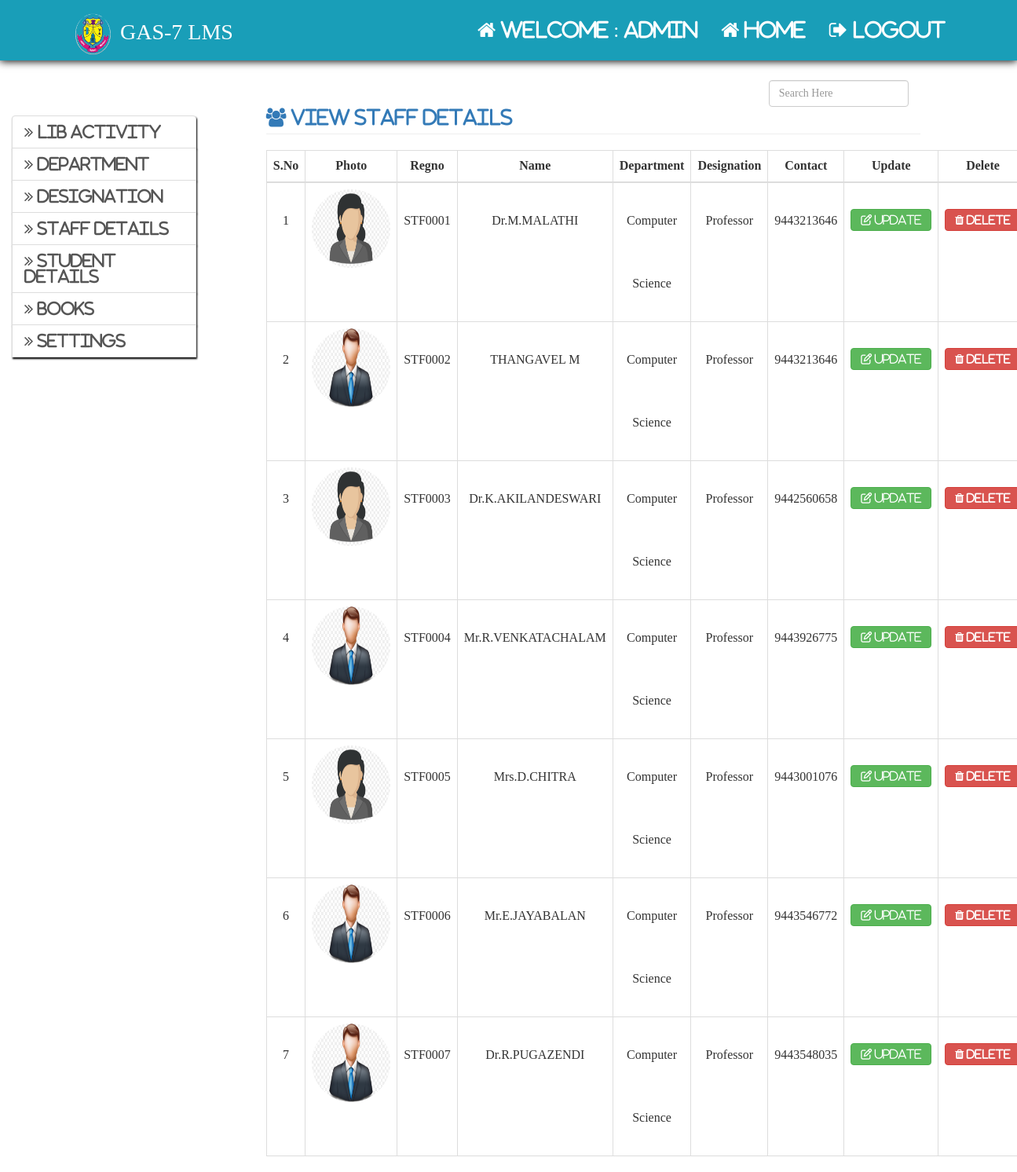
/admin/view_staff.php (signed in), run on the app's committed database.
### tables this page shows
CREATE TABLE `settings` (
  `id` int(11) NOT NULL AUTO_INCREMENT,
  `app_name` varchar(30) NOT NULL,
  `app_decp` varchar(300) DEFAULT NULL,
  `app_logo` varchar(80) NOT NULL,
  `smtp_host` varchar(33) NOT NULL,
  `smtp_port` varchar(10) NOT NULL,
  `smtp_user` varchar(30) NOT NULL,
  `smtp_pass` varchar(30) NOT NULL,
  `smtp_sec_type` enum('ssl','tls') NOT NULL,
  PRIMARY KEY (`id`)
);

CREATE TABLE `staff` (
  `sid` int(11) NOT NULL AUTO_INCREMENT,
  `regno` varchar(150) NOT NULL,
  `sname` varchar(150) NOT NULL,
  `semail` varchar(200) NOT NULL,
  `did` int(11) NOT NULL,
  `id` int(11) NOT NULL,
  `contact` varchar(150) NOT NULL,
  `gender` enum('male','female') NOT NULL,
  `image` varchar(300) NOT NULL,
  `role` char(20) NOT NULL,
  PRIMARY KEY (`sid`),
  KEY `id` (`id`),
  KEY `did` (`did`),
  CONSTRAINT `staff_ibfk_2` FOREIGN KEY (`id`) REFERENCES `designation` (`id`),
  CONSTRAINT `staff_ibfk_4` FOREIGN KEY (`did`) REFERENCES `department` (`did`) ON UPDATE NO ACTION
);

CREATE TABLE `staff_department` (
  `id` int(11) NOT NULL AUTO_INCREMENT,
  `s_d_name` varchar(64) NOT NULL,
  PRIMARY KEY (`id`)
);

CREATE TABLE `designation` (
  `id` int(11) NOT NULL AUTO_INCREMENT,
  `designation` varchar(150) NOT NULL,
  PRIMARY KEY (`id`)
);

### admin/view_staff.php (the view, shortened to what this page needs)
<?php
	include"../include/config.php";
?>
<html>
	<head>
		<?php
			include"../include/head.php";
		?>
	</head>
	<body>
		<?php include"admin_home_nav.php";?>
		<div class="col-md-3" style="margin-top:50px">
			<?php
				include"admin_sidenav.php";
			?>
		</div>
		<div class="col-md-8">
			<?php
						echo"
						<div class='form-group pull-right col-md-3'>
							<input type='text' class='form-control' id='search' placeholder='Search Here' style='margin-top:5px'>
							</div>
						";
				$qry="Select staff.sid, staff.regno, staff.sname, staff.did, staff.id, staff.contact,staff.gender,
  staff.image, designation.designation, staff_department.s_d_name
From staff Inner Join
  staff_department On staff.did = staff_department.id
  Inner Join
  designation On staff.id = designation.id order by staff.regno";
				$res=$con->query($qry);
				if($res->num_rows>0)
				{
					$i=1;
					echo"
					<div class='asset-inner'>
					<h3 class='page-header text-primary'><span class='fa fa-users'> View Staff Details</span></h3>
						";
						echo"
						<table class='table table-bordered'>
							<tr>
								<th><center>S.No 		</center></th>
								<th><center>Photo		</center></th>
								<th><center>Regno       </center></th>
								<th><center>Name	    </center></th>
								<th><center>Department  </center></th>
								<th><center>Designation </center></th>
								<th><center>Contact     </center></th>
								<th><center>Update    </center></th>
								<th><center>Delete     </center></th>
							</tr><tbody id='mytable'>
					";
					while($row=$res->fetch_assoc())
					{
						echo"
							<tr class='center'>
								<td>{$i}</td>";
						echo "<td><center><img class='img-circle'src='{$row["image"]}' height='100' width='100'></img></center></td>";
						echo "
								<td>{$row["regno"]}</td>
								<td>{$row["sname"]}</td>
								<td>{$row["s_d_name"]}</td>
								<td>{$row["designation"]}</td>
								<td>{$row["contact"]}</td>
								<td><a id='cen' href='update_staff.php?id={$row["sid"]}' class='btn btn-success'><i class='fa fa-edit'> Update</i></a></td>
								<td><a id='cen' href='staff_delete.php?id={$row["sid"]}' class='btn btn-danger'><i class='fa fa-trash'> Delete</i></a></td>
							</tr>
						";
						$i++;
						}
					echo"
						</table>
						</div>
					";
				} else{
						echo"<div class='alert alert-danger'>Record Not Found....!!!</div>";
				}
			?>
		</div>
	</body>
</html>

### admin/admin_home_nav.php
<nav class="navbar navbar-inverse navbar-fixed-top">
	<div class="container-fluid">
		<div class="navbar-header">
			<a class="navbar-brand"><i class=""><img src="../img/logo.png" width="55px"></i> <?php echo $row["app_name"]; ?></a>
		</div>
		<ul class="nav navbar-nav navbar-right">
			<li><a href="#"><span class="fa fa-home"> Welcome : <?php echo $_SESSION['aname']?></span></a></li>
			<li><a href="admin_home.php"><span class="fa fa-home"> Home</span></a></li>
			<li><a href="../logout.php"><span class="fa fa-sign-out"> Logout</span></a></li>
		</ul>
	</div>
</nav>

### css/style.css (style rules this page uses)
.navbar { position: relative; min-height: 75px; margin-bottom: 20px; border: 1px solid transparent; box-shadow: 0px 1px 10px black; }
.navbar-nav>li>a { padding-top: 25px; padding-bottom:25px; }
body { font-family:Times New Roman; font-size:20px; line-height: 1.42857143; color: #333; background-color: #fff; }
.navbar-inverse .navbar-nav>li>a { color: white; font-size:25px; }
.navbar-brand { float: left; height: 50px; padding: 15px 15px; font-size: 28px; line-height:1.7; }
.navbar-inverse .navbar-brand { color: white; }
.navbar>.container-fluid .navbar-brand { margin-left: 60px; }
.navbar-inverse { background-color:#199EB8; border-color:#199EB8; }
.navbar-right { float: right!important; margin-right: 60px; }

### admin/view_staff.php (style rules this page uses)
.center td { line-height:5!important; text-align:center; }
#cen { margin-top:25px; }

### data on the page
settings: app_name "GAS-7 LMS"
staff: image (picture), regno "STF0001", sname "Dr.M.MALATHI", staff_department.s_d_name "Computer Science", id.designation "Professor", contact "9443213646"
staff: image (picture), regno "STF0002", sname "THANGAVEL M", staff_department.s_d_name "Computer Science", id.designation "Professor", contact "9443213646"
staff: image (picture), regno "STF0003", sname "Dr.K.AKILANDESWARI", staff_department.s_d_name "Computer Science", id.designation "Professor", contact "9442560658"
staff: image (picture), regno "STF0004", sname "Mr.R.VENKATACHALAM", staff_department.s_d_name "Computer Science", id.designation "Professor", contact "9443926775"
staff: image (picture), regno "STF0005", sname "Mrs.D.CHITRA", staff_department.s_d_name "Computer Science", id.designation "Professor", contact "9443001076"
staff: image (picture), regno "STF0006", sname "Mr.E.JAYABALAN", staff_department.s_d_name "Computer Science", id.designation "Professor", contact "9443546772"
staff: image (picture), regno "STF0007", sname "Dr.R.PUGAZENDI", staff_department.s_d_name "Computer Science", id.designation "Professor", contact "9443548035"

### other printed values
$_SESSION['aname'] "admin"
